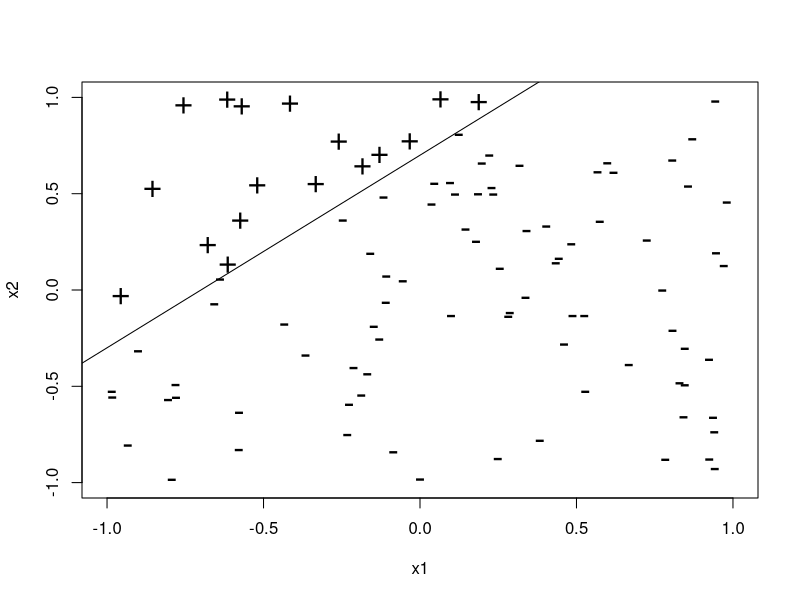

This figure's R source:
 x1 <- runif(100,-1,1)
 x2 <- runif(100,-1,1)
 x <- cbind(x1,x2)
 Y <- ifelse(x2>0.7+x1,+1,-1)
 plot(x,pch=ifelse(Y>0,"+","-"), xlim=c(-1,1),ylim=c(-1,1),cex=2)
 abline(0.7,1)
 
 
 distance.from.plane = function(z,w,b) {
  sum(z*w) + b
 }
  classify.linear = function(x,w,b) {
    distances = apply(x, 1, distance.from.plane, w, b)
    return(ifelse(distances < 0, -1, +1))
  }
  
  
  classify.linear(x,c(-1,1)/sqrt(2),-sqrt(2)/4)
  Y
  